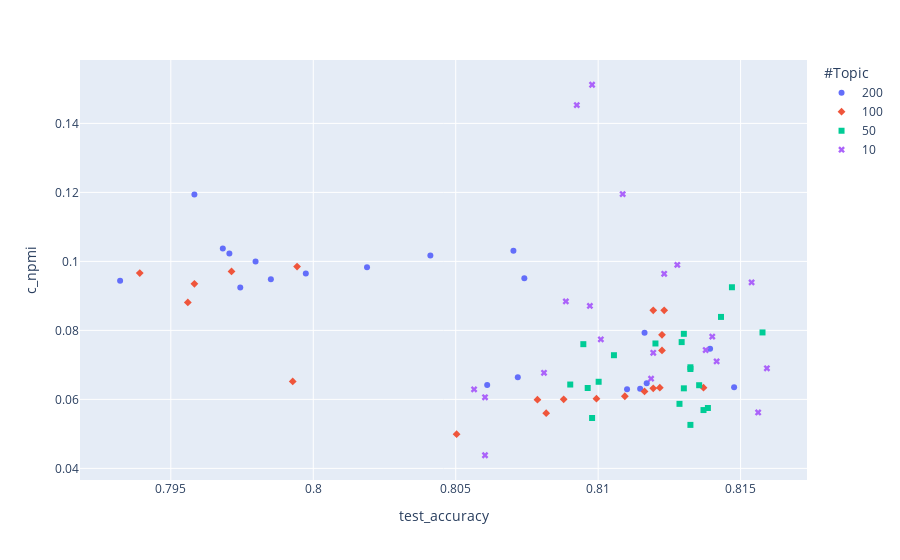

Notebook source saved alongside this figure:
### Code cell
import plotly.express as px
fig = px.scatter(all_df[all_df["#Voc"] == "32774"], x="test_accuracy", y="c_npmi", color="#Topic", symbol="#Topic")
fig.show()

### Figure 1 — Plotly figure (JSON) as saved in the notebook; plotly's stock layout.template omitted (floating-point values rounded to 4 significant figures)
{"data": [{"hovertemplate": "#Topic=200<br>test_accuracy=%{x}<br>c_npmi=%{y}<extra></extra>", "legendgroup": "200", "marker": {"color": "#636efa", "symbol": "circle"}, "mode": "markers", "name": "200", "orientation": "v", "showlegend": true, "x": [0.7985, 0.7932, 0.7997, 0.8041, 0.7974, 0.811, 0.8117, 0.8072, 0.8115, 0.8061, 0.7971, 0.7968, 0.8019, 0.798, 0.7958, 0.8074, 0.8116, 0.8148, 0.8139, 0.807], "xaxis": "x", "y": [0.0948, 0.0944, 0.0965, 0.1017, 0.0924, 0.0629, 0.0647, 0.0664, 0.0631, 0.0642, 0.1023, 0.1037, 0.0983, 0.1, 0.1194, 0.0951, 0.0793, 0.0635, 0.0747, 0.1031], "yaxis": "y", "type": "scatter"}, {"hovertemplate": "#Topic=100<br>test_accuracy=%{x}<br>c_npmi=%{y}<extra></extra>", "legendgroup": "100", "marker": {"color": "#EF553B", "symbol": "diamond"}, "mode": "markers", "name": "100", "orientation": "v", "showlegend": true, "x": [0.805, 0.7993, 0.8088, 0.8109, 0.8082, 0.8137, 0.8099, 0.8116, 0.8079, 0.8119, 0.7971, 0.7939, 0.7994, 0.7956, 0.7958, 0.8122, 0.8123, 0.8119, 0.8122, 0.8122], "xaxis": "x", "y": [0.0499, 0.0652, 0.06, 0.0609, 0.056, 0.0634, 0.0602, 0.0623, 0.0599, 0.0632, 0.0971, 0.0966, 0.0985, 0.0881, 0.0935, 0.0742, 0.0858, 0.0858, 0.0787, 0.0634], "yaxis": "y", "type": "scatter"}, {"hovertemplate": "#Topic=50<br>test_accuracy=%{x}<br>c_npmi=%{y}<extra></extra>", "legendgroup": "50", "marker": {"color": "#00cc96", "symbol": "square"}, "mode": "markers", "name": "50", "orientation": "v", "showlegend": true, "x": [0.8139, 0.8132, 0.8129, 0.813, 0.8137, 0.812, 0.8095, 0.8106, 0.8132, 0.8158, 0.8132, 0.8135, 0.809, 0.8096, 0.8098, 0.8143, 0.813, 0.8129, 0.81, 0.8147], "xaxis": "x", "y": [0.0575, 0.0693, 0.0766, 0.0632, 0.0569, 0.0762, 0.076, 0.0728, 0.0688, 0.0794, 0.0526, 0.0641, 0.0643, 0.0633, 0.0546, 0.0839, 0.079, 0.0587, 0.0651, 0.0925], "yaxis": "y", "type": "scatter"}, {"hovertemplate": "#Topic=10<br>test_accuracy=%{x}<br>c_npmi=%{y}<extra></extra>", "legendgroup": "10", "marker": {"color": "#ab63fa", "symbol": "x"}, "mode": "markers", "name": "10", "orientation": "v", "showlegend": true, "x": [0.8123, 0.8093, 0.8128, 0.8159, 0.8109, 0.814, 0.8101, 0.8142, 0.8156, 0.8098, 0.8138, 0.8089, 0.8119, 0.8119, 0.8154, 0.8081, 0.8097, 0.806, 0.806, 0.8056], "xaxis": "x", "y": [0.0964, 0.1453, 0.099, 0.069, 0.1195, 0.0782, 0.0774, 0.071, 0.0562, 0.1512, 0.0743, 0.0884, 0.0735, 0.066, 0.0939, 0.0677, 0.0871, 0.0606, 0.0438, 0.0629], "yaxis": "y", "type": "scatter"}], "layout": {"xaxis": {"anchor": "y", "domain": [0.0, 1.0], "title": {"text": "test_accuracy"}}, "yaxis": {"anchor": "x", "domain": [0.0, 1.0], "title": {"text": "c_npmi"}}, "legend": {"title": {"text": "#Topic"}, "tracegroupgap": 0}, "margin": {"t": 60}}}
